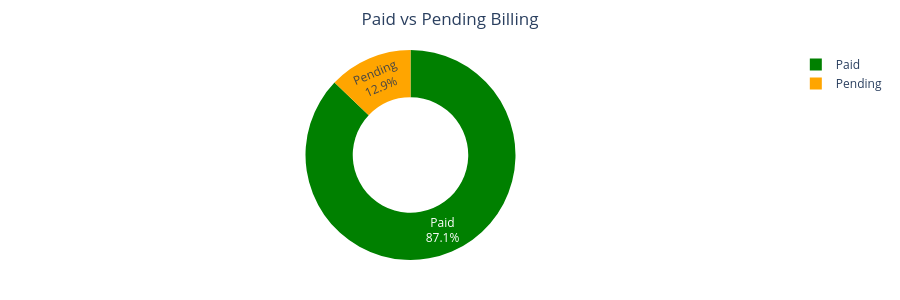

Write notebook code for a chart like this one.
### Markdown cell above
## 4. Payment Status

### Business Question
What percentage of the total billing has been paid versus pending?

This visualization helps understand the hospital's current payment collection status.

### Code cell
fig_payment = px.pie(
    payment_status,
    names="Status",
    values="Amount",
    hole=0.55,
    title="Paid vs Pending Billing",
    color="Status",
    color_discrete_map={
        "Paid": "green",
        "Pending": "orange"
    }
)

fig_payment.update_traces(
    textinfo="label+percent",
    hovertemplate="<b>%{label}</b><br>Amount: ₹%{value:,.0f}<br>Percentage: %{percent}<extra></extra>"
)

fig_payment.update_layout(
    title_x=0.5,
    height=300,
    margin=dict(l=40, r=20, t=50, b=40)
)

fig_payment.show()

### Figure 1 — Plotly figure (JSON) as saved in the notebook; plotly's stock layout.template omitted (floating-point values rounded to 4 significant figures)
{"data": [{"customdata": [["Paid"], ["Pending"]], "domain": {"x": [0, 1], "y": [0, 1]}, "hole": 0.55, "hovertemplate": "<b>%{label}</b><br>Amount: ₹%{value:,.0f}<br>Percentage: %{percent}<extra></extra>", "labels": ["Paid", "Pending"], "legendgroup": "", "marker": {"colors": ["green", "orange"]}, "name": "", "showlegend": true, "textinfo": "label+percent", "type": "pie", "values": [229458756, 33934349]}], "layout": {"height": 300, "legend": {"tracegroupgap": 0}, "margin": {"b": 40, "l": 40, "r": 20, "t": 50}, "title": {"text": "Paid vs Pending Billing", "x": 0.5}}}
